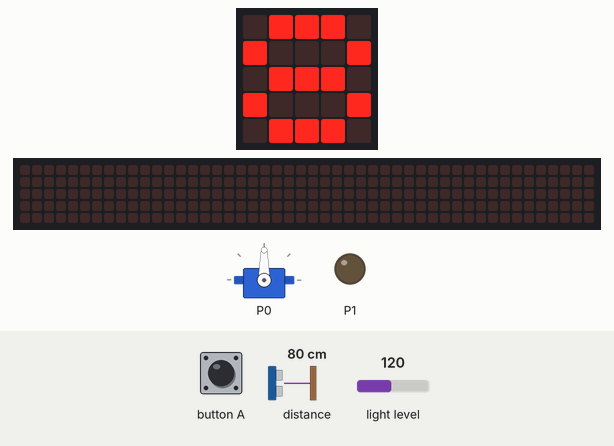
Bench run of a program on a simulated BBC micro:bit (MakeCode). Shown: servo, the board's 5×5 LED display, a strip that is not on the board, showing the scrolling text unrolled, output pins drawn as LEDs (lit = HIGH). The test bench sets the inputs (shaded band); at power-on: distance to the obstacle 80 cm, light level 120. The 48×5 strip is a reading aid, not a part: it shows the text the display is scrolling, unrolled, one strip-width of it at a time.

Above: at 1.2 s.
1.3 s: distance to the obstacle set to 6 cm
2.8 s: distance to the obstacle set to 3 cm
At 4.8 s:
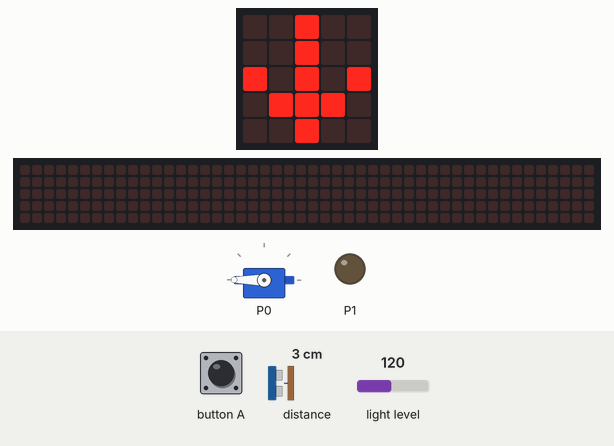
5.1 s: button A pressed for 0.15 s
At 6.1 s:
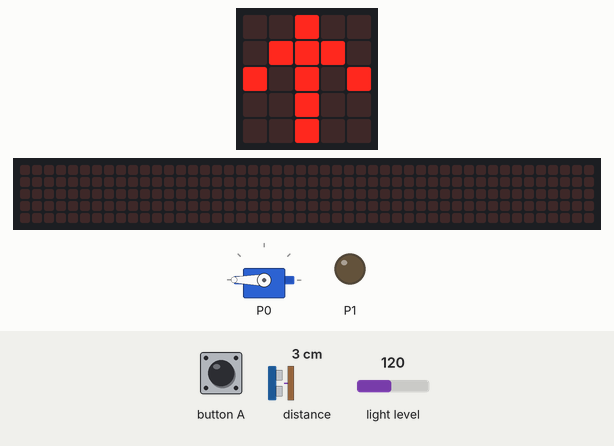
7.0 s: light level set to 22
8.6 s: light level set to 17
At 9.0 s:
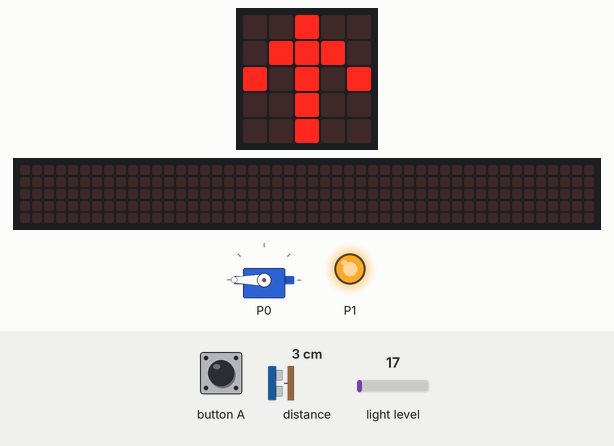
10.2 s: light level set to 64
At 53.91 s:
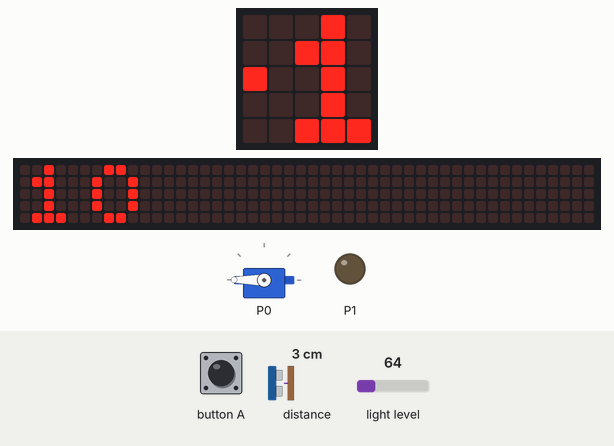
Timing chart, 0 to 54.8 s (numbered marks = the images above; inputs shaded):
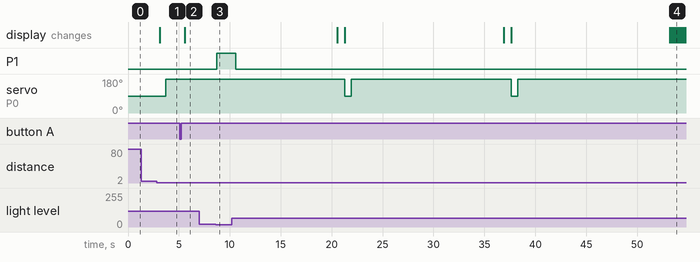

Measured:
- the behaviour switches between 5 and 4 cm on distance to the obstacle (found by bisection; images 0 and 1)
- the behaviour switches between 20 and 19 on light level (found by bisection; images 2 and 3)
- after the input at 1.3 s, every drawn part: stays the same
- after the input at 2.8 s, servo on P0: 90° → 180° after 0.90 s; the display: changes after 0.30 s (image 1)
- after the input at 5.1 s, the display: changes after 0.49 s (image 2)
- after the input at 7.0 s, every drawn part: stays the same
- after the input at 8.6 s, P1: LOW → HIGH after 0.10 s
- after the input at 10.2 s, P1: HIGH → LOW after 0.37 s

The program:

main.ts
```typescript
function Lampe_Eteindre () {
    pins.digitalWritePin(DigitalPin.P1, 0)
}
input.onButtonPressed(Button.A, function () {
    Temps_fermeture = input.runningTime() + Temps_ouverture
    Mode = "entrer"
    Places_libres += -1
})
function Lampe_Allumer () {
    pins.digitalWritePin(DigitalPin.P1, 1)
}
function Affichage () {
    if (Mode == "affichage") {
        Affichage_Nombres_de_places_restantes()
    } else if (Mode == "entrer") {
        Affichage_Entrée(false)
    } else if (Mode == "sortie") {
        Affichage_Entrée(true)
    } else {

    }
}
function Affichage_Nombres_de_places_restantes () {
    basic.showNumber(Places_libres)
}
function Lampe () {
    if (input.lightLevel() < Limite_luminosité) {
        Lampe_Allumer()
    } else {
        Lampe_Eteindre()
    }
}
function Porte_Ouvrir () {
    pins.servoWritePin(AnalogPin.P0, 180)
}
function Obtenir_DISTANCE () {
    return grove.measureInCentimeters(DigitalPin.P2)
}
function Affichage_Entrée (Sortie_: boolean) {
    if (Sortie_) {
        basic.showArrow(ArrowNames.South)
    } else {
        basic.showArrow(ArrowNames.North)
    }
}
function Porte_Fermer () {
    pins.servoWritePin(AnalogPin.P0, 90)
}
function Porte () {
    if (Mode == "entrer" || Mode == "sortie") {
        Porte_Ouvrir()
    } else {
        Porte_Fermer()
    }
}
let Temps_fermeture = 0
let Temps_ouverture = 0
let Limite_luminosité = 0
let Places_libres = 0
let Mode = ""
Mode = "affichage"
Places_libres = 8
Limite_luminosité = 20
let Limite_distance = 5
Temps_ouverture = 15 * 1000
Temps_fermeture = 1e+26
Porte_Fermer()
Lampe_Eteindre()
basic.forever(function () {
    Lampe()
    Affichage()
    Porte()
    if (Obtenir_DISTANCE() < Limite_distance && Mode == "affichage") {
        Temps_fermeture = input.runningTime() + Temps_ouverture
        Mode = "sortie"
        Places_libres += 1
    }
    if (input.runningTime() > Temps_fermeture) {
        Temps_fermeture = 1e+26
        Mode = "affichage"
    }
})
```

test.ts
```typescript
// les tests vont ici ; cela ne sera pas compilé si ce paquet est utilisé en tant qu'extension.
```
